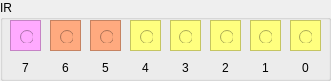
   <widget class="QGroupBox" name="groupBox_IR">
    <property name="geometry">
     <rect>
      <x>370</x>
      <y>10</y>
      <width>331</width>
      <height>81</height>
     </rect>
    </property>
    <property name="title">
     <string>IR</string>
    </property>
    <widget class="QFrame" name="frame_7">
     <property name="geometry">
      <rect>
       <x>50</x>
       <y>20</y>
       <width>31</width>
       <height>31</height>
      </rect>
     </property>
     <property name="styleSheet">
      <string notr="true">background-color: rgb(255, 170, 127);</string>
     </property>
     <property name="frameShape">
      <enum>QFrame::StyledPanel</enum>
     </property>
     <property name="frameShadow">
      <enum>QFrame::Sunken</enum>
     </property>
     <property name="lineWidth">
      <number>0</number>
     </property>
     <property name="midLineWidth">
      <number>0</number>
     </property>
     <widget class="QRadioButton" name="radioButton_IR6">
      <property name="geometry">
       <rect>
        <x>10</x>
        <y>10</y>
        <width>13</width>
        <height>13</height>
       </rect>
      </property>
      <property name="font">
       <font>
        <pointsize>6</pointsize>
       </font>
      </property>
      <property name="text">
       <string/>
      </property>
     </widget>
    </widget>
    <widget class="QFrame" name="frame_6">
     <property name="geometry">
      <rect>
       <x>90</x>
       <y>20</y>
       <width>31</width>
       <height>31</height>
      </rect>
     </property>
     <property name="styleSheet">
      <string notr="true">background-color: rgb(255, 170, 127);</string>
     </property>
     <property name="frameShape">
      <enum>QFrame::StyledPanel</enum>
     </property>
     <property name="frameShadow">
      <enum>QFrame::Sunken</enum>
     </property>
     <property name="lineWidth">
      <number>5</number>
     </property>
     <property name="midLineWidth">
      <number>0</number>
     </property>
     <widget class="QRadioButton" name="radioButton_IR5">
      <property name="geometry">
       <rect>
        <x>10</x>
        <y>10</y>
        <width>13</width>
        <height>13</height>
       </rect>
      </property>
      <property name="font">
       <font>
        <pointsize>6</pointsize>
       </font>
      </property>
      <property name="text">
       <string/>
      </property>
     </widget>
    </widget>
    <widget class="QFrame" name="frame_5">
     <property name="geometry">
      <rect>
       <x>130</x>
       <y>20</y>
       <width>31</width>
       <height>31</height>
      </rect>
     </property>
     <property name="styleSheet">
      <string notr="true">background-color: rgb(255, 255, 127);</string>
     </property>
     <property name="frameShape">
      <enum>QFrame::StyledPanel</enum>
     </property>
     <property name="frameShadow">
      <enum>QFrame::Sunken</enum>
     </property>
     <property name="lineWidth">
      <number>5</number>
     </property>
     <property name="midLineWidth">
      <number>0</number>
     </property>
     <widget class="QRadioButton" name="radioButton_IR4">
      <property name="geometry">
       <rect>
        <x>10</x>
        <y>10</y>
        <width>13</width>
        <height>13</height>
       </rect>
      </property>
      <property name="font">
       <font>
        <pointsize>6</pointsize>
       </font>
      </property>
      <property name="text">
       <string/>
      </property>
     </widget>
    </widget>
    <widget class="QFrame" name="frame_4">
     <property name="geometry">
      <rect>
       <x>170</x>
       <y>20</y>
       <width>31</width>
       <height>31</height>
      </rect>
     </property>
     <property name="styleSheet">
      <string notr="true">background-color: rgb(255, 255, 127);</string>
     </property>
     <property name="frameShape">
      <enum>QFrame::StyledPanel</enum>
     </property>
     <property name="frameShadow">
      <enum>QFrame::Sunken</enum>
     </property>
     <property name="lineWidth">
      <number>5</number>
     </property>
     <property name="midLineWidth">
      <number>0</number>
     </property>
     <widget class="QRadioButton" name="radioButton_IR3">
      <property name="geometry">
       <rect>
        <x>9</x>
        <y>10</y>
        <width>13</width>
        <height>13</height>
       </rect>
      </property>
      <property name="font">
       <font>
        <pointsize>6</pointsize>
       </font>
      </property>
      <property name="text">
       <string/>
      </property>
     </widget>
    </widget>
    <widget class="QFrame" name="frame_2">
     <property name="geometry">
      <rect>
       <x>210</x>
       <y>20</y>
       <width>31</width>
       <height>31</height>
      </rect>
     </property>
     <property name="styleSheet">
      <string notr="true">background-color: rgb(255, 255, 127);</string>
     </property>
     <property name="frameShape">
      <enum>QFrame::StyledPanel</enum>
     </property>
     <property name="frameShadow">
      <enum>QFrame::Sunken</enum>
     </property>
     <property name="lineWidth">
      <number>5</number>
     </property>
     <property name="midLineWidth">
      <number>0</number>
     </property>
     <widget class="QRadioButton" name="radioButton_IR2">
      <property name="geometry">
       <rect>
        <x>10</x>
        <y>10</y>
        <width>13</width>
        <height>13</height>
       </rect>
      </property>
      <property name="font">
       <font>
        <pointsize>6</pointsize>
       </font>
      </property>
      <property name="text">
       <string/>
      </property>
     </widget>
    </widget>
    <widget class="QFrame" name="frame_3">
     <property name="geometry">
      <rect>
       <x>250</x>
       <y>20</y>
       <width>31</width>
       <height>31</height>
      </rect>
     </property>
     <property name="styleSheet">
      <string notr="true">background-color: rgb(255, 255, 127);</string>
     </property>
     <property name="frameShape">
      <enum>QFrame::StyledPanel</enum>
     </property>
     <property name="frameShadow">
      <enum>QFrame::Sunken</enum>
     </property>
     <property name="lineWidth">
      <number>5</number>
     </property>
     <property name="midLineWidth">
      <number>0</number>
     </property>
     <widget class="QRadioButton" name="radioButton_IR1">
      <property name="geometry">
       <rect>
        <x>9</x>
        <y>10</y>
        <width>13</width>
        <height>13</height>
       </rect>
      </property>
      <property name="font">
       <font>
        <pointsize>6</pointsize>
       </font>
      </property>
      <property name="text">
       <string/>
      </property>
     </widget>
    </widget>
    <widget class="QFrame" name="frame">
     <property name="geometry">
      <rect>
       <x>290</x>
       <y>20</y>
       <width>31</width>
       <height>31</height>
      </rect>
     </property>
     <property name="styleSheet">
      <string notr="true">background-color: rgb(255, 255, 127);</string>
     </property>
     <property name="frameShape">
      <enum>QFrame::StyledPanel</enum>
     </property>
     <property name="frameShadow">
      <enum>QFrame::Sunken</enum>
     </property>
     <property name="lineWidth">
      <number>5</number>
     </property>
     <property name="midLineWidth">
      <number>0</number>
     </property>
     <widget class="QRadioButton" name="radioButton_IR0">
      <property name="geometry">
       <rect>
        <x>9</x>
        <y>10</y>
        <width>13</width>
        <height>13</height>
       </rect>
      </property>
      <property name="font">
       <font>
        <pointsize>6</pointsize>
       </font>
      </property>
      <property name="text">
       <string/>
      </property>
     </widget>
    </widget>
    <widget class="QFrame" name="frame_8">
     <property name="geometry">
      <rect>
       <x>10</x>
       <y>20</y>
       <width>31</width>
       <height>31</height>
      </rect>
     </property>
     <property name="autoFillBackground">
      <bool>false</bool>
     </property>
     <property name="styleSheet">
      <string notr="true">background-color: rgb(255, 170, 255);</string>
     </property>
     <property name="frameShape">
      <enum>QFrame::StyledPanel</enum>
     </property>
     <property name="frameShadow">
      <enum>QFrame::Sunken</enum>
     </property>
     <property name="lineWidth">
      <number>1</number>
     </property>
     <property name="midLineWidth">
      <number>0</number>
     </property>
     <widget class="QRadioButton" name="radioButton_IR7">
      <property name="geometry">
       <rect>
        <x>10</x>
        <y>10</y>
        <width>13</width>
        <height>13</height>
       </rect>
      </property>
      <property name="font">
       <font>
        <pointsize>6</pointsize>
       </font>
      </property>
      <property name="text">
       <string/>
      </property>
     </widget>
    </widget>
    <widget class="QLabel" name="label_3">
     <property name="geometry">
      <rect>
       <x>10</x>
       <y>60</y>
       <width>31</width>
       <height>16</height>
      </rect>
     </property>
     <property name="text">
      <string>7</string>
     </property>
     <property name="alignment">
      <set>Qt::AlignCenter</set>
     </property>
    </widget>
    <widget class="QLabel" name="label_4">
     <property name="geometry">
      <rect>
       <x>50</x>
       <y>60</y>
       <width>31</width>
       <height>16</height>
      </rect>
     </property>
     <property name="text">
      <string>6</string>
     </property>
     <property name="alignment">
      <set>Qt::AlignCenter</set>
     </property>
    </widget>
    <widget class="QLabel" name="label_5">
     <property name="geometry">
      <rect>
       <x>90</x>
       <y>60</y>
       <width>31</width>
       <height>16</height>
      </rect>
     </property>
     <property name="text">
      <string>5</string>
     </property>
     <property name="alignment">
      <set>Qt::AlignCenter</set>
     </property>
    </widget>
    <widget class="QLabel" name="label_6">
     <property name="geometry">
      <rect>
       <x>130</x>
       <y>60</y>
       <width>31</width>
       <height>16</height>
      </rect>
     </property>
     <property name="text">
      <string>4</string>
     </property>
     <property name="alignment">
      <set>Qt::AlignCenter</set>
     </property>
    </widget>
    <widget class="QLabel" name="label_7">
     <property name="geometry">
      <rect>
       <x>170</x>
       <y>60</y>
       <width>31</width>
       <height>16</height>
      </rect>
     </property>
     <property name="text">
      <string>3</string>
     </property>
     <property name="alignment">
      <set>Qt::AlignCenter</set>
     </property>
    </widget>
    <widget class="QLabel" name="label_8">
     <property name="geometry">
      <rect>
       <x>210</x>
       <y>60</y>
       <width>31</width>
       <height>16</height>
      </rect>
     </property>
     <property name="text">
      <string>2</string>
     </property>
     <property name="alignment">
      <set>Qt::AlignCenter</set>
     </property>
    </widget>
    <widget class="QLabel" name="label_9">
     <property name="geometry">
      <rect>
       <x>250</x>
       <y>60</y>
       <width>31</width>
       <height>16</height>
      </rect>
     </property>
     <property name="text">
      <string>1</string>
     </property>
     <property name="alignment">
      <set>Qt::AlignCenter</set>
     </property>
    </widget>
    <widget class="QLabel" name="label_10">
     <property name="geometry">
      <rect>
       <x>290</x>
       <y>60</y>
       <width>31</width>
       <height>16</height>
      </rect>
     </property>
     <property name="text">
      <string>0</string>
     </property>
     <property name="alignment">
      <set>Qt::AlignCenter</set>
     </property>
    </widget>
   </widget>
